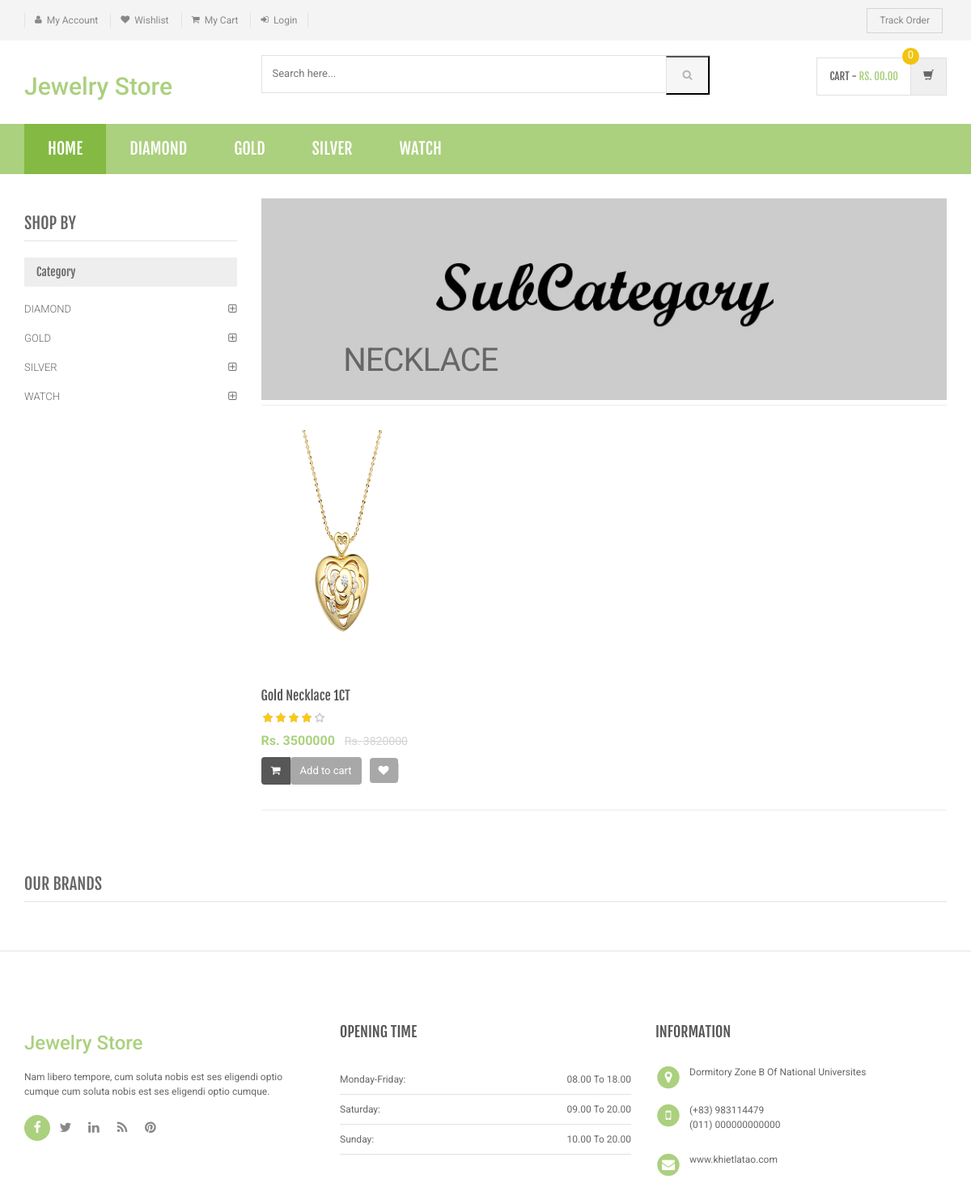
Page /sub-category.php?scid=2 on the committed database.
### tables this page shows
CREATE TABLE `category` (
  `id` int(11) NOT NULL,
  `categoryName` varchar(255) DEFAULT NULL,
  `categoryDescription` longtext DEFAULT NULL,
  `creationDate` timestamp NOT NULL DEFAULT current_timestamp(),
  `updationDate` varchar(255) DEFAULT NULL
);

CREATE TABLE `subcategory` (
  `id` int(11) NOT NULL,
  `categoryid` int(11) DEFAULT NULL,
  `subcategory` varchar(255) DEFAULT NULL,
  `creationDate` timestamp NULL DEFAULT current_timestamp(),
  `updationDate` varchar(255) DEFAULT NULL
);

CREATE TABLE `products` (
  `id` int(11) NOT NULL,
  `category` int(11) NOT NULL,
  `subCategory` int(11) DEFAULT NULL,
  `productName` varchar(255) DEFAULT NULL,
  `productCompany` varchar(255) DEFAULT NULL,
  `productPrice` int(11) DEFAULT NULL,
  `productPriceBeforeDiscount` int(11) DEFAULT NULL,
  `productDescription` longtext DEFAULT NULL,
  `productImage1` varchar(255) DEFAULT NULL,
  `productImage2` varchar(255) DEFAULT NULL,
  `productImage3` varchar(255) DEFAULT NULL,
  `shippingCharge` int(11) DEFAULT NULL,
  `productAvailability` varchar(255) DEFAULT NULL,
  `postingDate` timestamp NULL DEFAULT current_timestamp(),
  `updationDate` varchar(255) DEFAULT NULL
);

### sub-category.php (the view, shortened to what this page needs)
<?php
include('includes/config.php');
$cid=intval($_GET['scid']);
?>
<!DOCTYPE html>
<html lang="en">
	<head>
	    <link rel="stylesheet" href="assets/css/bootstrap.min.css">
	    <link rel="stylesheet" href="assets/css/main.css">
	    <link rel="stylesheet" href="assets/css/green.css">
	    <link rel="stylesheet" href="assets/css/owl.carousel.css">
		<link rel="stylesheet" href="assets/css/owl.transitions.css">
		<link href="assets/css/lightbox.css" rel="stylesheet">
		<link rel="stylesheet" href="assets/css/animate.min.css">
		<link rel="stylesheet" href="assets/css/rateit.css">
		<link rel="stylesheet" href="assets/css/bootstrap-select.min.css">
		<link rel="stylesheet" href="assets/css/config.css">
		<link href="assets/css/green.css" rel="alternate stylesheet" title="Green color">
		<link href="assets/css/blue.css" rel="alternate stylesheet" title="Blue color">
		<link href="assets/css/red.css" rel="alternate stylesheet" title="Red color">
		<link href="assets/css/orange.css" rel="alternate stylesheet" title="Orange color">
		<link href="assets/css/dark-green.css" rel="alternate stylesheet" title="Darkgreen color">
		<link rel="stylesheet" href="assets/css/font-awesome.min.css">
	</head>
    <body class="cnt-home">
<header class="header-style-1">
<?php include('includes/top-header.php');?>
<?php include('includes/main-header.php');?>
<?php include('includes/menu-bar.php');?>
</header>
<div class="body-content outer-top-xs">
	<div class='container'>
		<div class='row outer-bottom-sm'>
			<div class='col-md-3 sidebar'>
	            <div class="sidebar-module-container">
	            	<h3 class="section-title">shop by</h3>
	            	<div class="sidebar-filter">
<div class="sidebar-widget wow fadeInUp outer-bottom-xs ">
	<div class="widget-header m-t-20">
		<h4 class="widget-title">Category</h4>
	</div>
	<div class="sidebar-widget-body m-t-10">
	         <?php $sql=mysqli_query($con,"select id,categoryName  from category");
while($row=mysqli_fetch_array($sql))
{
    ?>
		<div class="accordion">
	    	<div class="accordion-group">
	            <div class="accordion-heading">
	                <a href="category.php?cid=<?php echo $row['id'];?>"  class="accordion-toggle collapsed">
	                   <?php echo $row['categoryName'];?>
	                </a>
	            </div>
	        </div>
	    </div>
	    <?php } ?>
	</div>
</div>
	            	</div>
	            </div>
            </div>
			<div class='col-md-9'>
	<div id="category" class="category-carousel hidden-xs">
		<div class="item">
			<div class="image">
				<img src="assets/images/banners/cat-banner-2.jpg" alt="" class="img-responsive">
			</div>
			<div class="container-fluid">
				<div class="caption vertical-top text-left">
					<div class="big-text">
						<br />
					</div>
					       <?php $sql=mysqli_query($con,"select subcategory  from subcategory where id='$cid'");
while($row=mysqli_fetch_array($sql))
{
    ?>
					<div class="excerpt hidden-sm hidden-md">
						<?php echo htmlentities($row['subcategory']);?>
					</div>
			<?php } ?>
				</div>
			</div>
		</div>
</div>
				<div class="search-result-container">
					<div id="myTabContent" class="tab-content">
						<div class="tab-pane active " id="grid-container">
							<div class="category-product  inner-top-vs">
								<div class="row">
			<?php
$ret=mysqli_query($con,"select * from products where subCategory='$cid'");
$num=mysqli_num_rows($ret);
if($num>0)
{
while ($row=mysqli_fetch_array($ret))
{?>
		<div class="col-sm-6 col-md-4 wow fadeInUp">
			<div class="products">
	<div class="product">
		<div class="product-image">
			<div class="image">
				<a href="product-details.php?pid=<?php echo htmlentities($row['id']);?>"><img  src="assets/images/blank.gif" data-echo="admin/productimages/<?php echo htmlentities($row['id']);?>/<?php echo htmlentities($row['productImage1']);?>" alt="" width="200" height="300"></a>
			</div>
		</div>
		<div class="product-info text-left">
			<h3 class="name"><a href="product-details.php?pid=<?php echo htmlentities($row['id']);?>"><?php echo htmlentities($row['productName']);?></a></h3>
			<div class="rating rateit-small"></div>
			<div class="product-price">
				<span class="price">
					Rs. <?php echo htmlentities($row['productPrice']);?>			</span>
										     <span class="price-before-discount">Rs. <?php echo htmlentities($row['productPriceBeforeDiscount']);?></span>
			</div>
		</div>
					<div class="cart clearfix animate-effect">
				<div class="action">
					<ul class="list-unstyled">
						<li class="add-cart-button btn-group">
						<?php if($row['productAvailability']=='In Stock'){?>
										<button class="btn btn-primary icon" data-toggle="dropdown" type="button">
								<i class="fa fa-shopping-cart"></i>
							</button>
							<a href="category.php?page=product&action=add&id=<?php echo $row['id']; ?>">
							<button class="btn btn-primary" type="button">Add to cart</button></a>
								<?php } else {?>
							<div class="action" style="color:red">Out of Stock</div>
					<?php } ?>
						</li>
		                <li class="lnk wishlist">
							<a class="add-to-cart" href="category.php?pid=<?php echo htmlentities($row['id'])?>&&action=wishlist" title="Wishlist">
								 <i class="icon fa fa-heart"></i>
							</a>
						</li>
					</ul>
				</div>
			</div>
			</div>
			</div>
		</div>
	  <?php } } else {?>
		<div class="col-sm-6 col-md-4 wow fadeInUp"> <h3>No Product Found</h3>
		</div>
<?php } ?>
										</div>
							</div>
						</div>
				</div>
			</div>
		</div></div>
		<?php include('includes/brands-slider.php');?>
</div>
</div>
<?php include('includes/footer.php');?>
</body>
</html>

### includes/menu-bar.php (shortened to what this page needs)
<div class="header-nav animate-dropdown">
    <div class="container">
        <div class="yamm navbar navbar-default" role="navigation">
            <div class="nav-bg-class">
                <div class="navbar-collapse collapse" id="mc-horizontal-menu-collapse">
	<div class="nav-outer">
		<ul class="nav navbar-nav">
			<li class="active dropdown yamm-fw">
				<a href="index.php" data-hover="dropdown" class="dropdown-toggle">Home</a>
			</li>
              <?php $sql=mysqli_query($con,"select id,categoryName  from category limit 6");
while($row=mysqli_fetch_array($sql))
{
    ?>
			<li class="dropdown yamm">
				<a href="category.php?cid=<?php echo $row['id'];?>"> <?php echo $row['categoryName'];?></a>
			</li>
			<?php } ?>
		</ul>
		<div class="clearfix"></div>
	</div>
</div>
            </div>
        </div>
    </div>
</div>

### assets/css/green.css (style rules this page uses)
a { color: #abd07e; }
.header-style-1 .header-nav { background: #abd07e; }
.cnt-home .header-style-1 .header-nav .navbar .navbar-nav > li.active { background: #84b943; }
.product .product-info .product-price .price { color: #abd07e; }
.sidebar .sidebar-module-container .sidebar-widget .sidebar-widget-body .accordion .accordion-group .accordion-heading .accordion-toggle, .sidebar .sidebar-module-container .sidebar-widget .sidebar-widget-body .accordion .accordion-group .accordion-heading .accordion-toggle:hover, .sidebar .sidebar-module-container .sidebar-widget .sidebar-widget-body .accordion .accordion-group .accordion-heading .accordion-toggle:focus, .sidebar .sidebar-module-container .sidebar-widget .sidebar-widget-body .accordion .accordion-group .accordion-heading .accordion-toggle:after { color: #abd07e; }

### assets/css/lightbox.css (style rules this page uses)
body:after { content: url(../images/close.png) url(../images/loading.gif) url(../images/prev.png) url(../images/next.png); display: none; }

### assets/css/rateit.css (style rules this page uses)
.rateit { display: -moz-inline-box; display: inline-block; position: relative; -webkit-user-select: none; -khtml-user-select: none; -moz-user-select: none; -o-user-select: none; -ms-user-select: none; user-select: none; -webkit-touch-callout: none; }

### assets/css/blue.css (style rules this page uses)
a { color: #3498db; }
.header-style-1 .header-nav { background: #3498db; }
.cnt-home .header-style-1 .header-nav .navbar .navbar-nav > li.active { background: #1d6ca1; }
.product .product-info .product-price .price { color: #3498db; }
.sidebar .sidebar-module-container .sidebar-widget .sidebar-widget-body .accordion .accordion-group .accordion-heading .accordion-toggle, .sidebar .sidebar-module-container .sidebar-widget .sidebar-widget-body .accordion .accordion-group .accordion-heading .accordion-toggle:hover, .sidebar .sidebar-module-container .sidebar-widget .sidebar-widget-body .accordion .accordion-group .accordion-heading .accordion-toggle:focus, .sidebar .sidebar-module-container .sidebar-widget .sidebar-widget-body .accordion .accordion-group .accordion-heading .accordion-toggle:after { color: #3498db; }

### assets/css/red.css (style rules this page uses)
a { color: #ff6c6c; }
.header-style-1 .header-nav { background: #ff6c6c; }
.cnt-home .header-style-1 .header-nav .navbar .navbar-nav > li.active { background: #ff1a1a; }
.product .product-info .product-price .price { color: #ff6c6c; }
.sidebar .sidebar-module-container .sidebar-widget .sidebar-widget-body .accordion .accordion-group .accordion-heading .accordion-toggle, .sidebar .sidebar-module-container .sidebar-widget .sidebar-widget-body .accordion .accordion-group .accordion-heading .accordion-toggle:hover, .sidebar .sidebar-module-container .sidebar-widget .sidebar-widget-body .accordion .accordion-group .accordion-heading .accordion-toggle:focus, .sidebar .sidebar-module-container .sidebar-widget .sidebar-widget-body .accordion .accordion-group .accordion-heading .accordion-toggle:after { color: #ff6c6c; }

### assets/css/orange.css (style rules this page uses)
a { color: #f39c12; }
.header-style-1 .header-nav { background: #f39c12; }
.cnt-home .header-style-1 .header-nav .navbar .navbar-nav > li.active { background: #ab6c09; }
.product .product-info .product-price .price { color: #f39c12; }
.sidebar .sidebar-module-container .sidebar-widget .sidebar-widget-body .accordion .accordion-group .accordion-heading .accordion-toggle, .sidebar .sidebar-module-container .sidebar-widget .sidebar-widget-body .accordion .accordion-group .accordion-heading .accordion-toggle:hover, .sidebar .sidebar-module-container .sidebar-widget .sidebar-widget-body .accordion .accordion-group .accordion-heading .accordion-toggle:focus, .sidebar .sidebar-module-container .sidebar-widget .sidebar-widget-body .accordion .accordion-group .accordion-heading .accordion-toggle:after { color: #f39c12; }

### rows in the picture
category: categoryName "DIAMOND"
category: categoryName "GOLD"
category: categoryName "SILVER"
category: categoryName "WATCH"
subcategory: subcategory "NECKLACE"
products: productImage1 (picture), productName "Gold Necklace 1CT", productPrice "3500000", productPriceBeforeDiscount "3820000"
